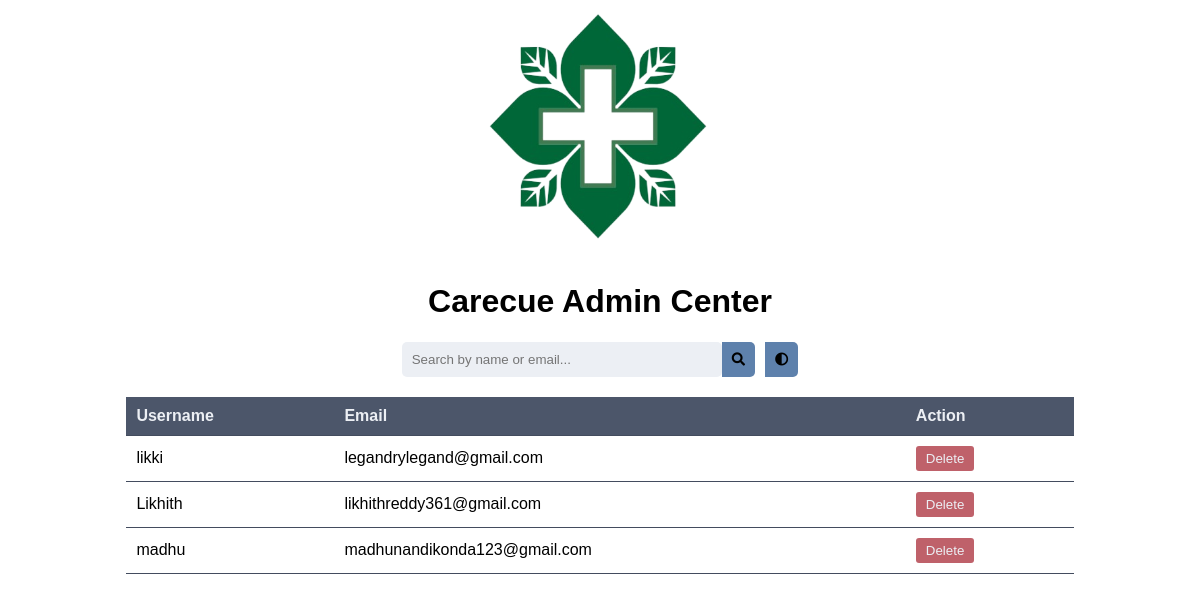
Before: / with the older database file.
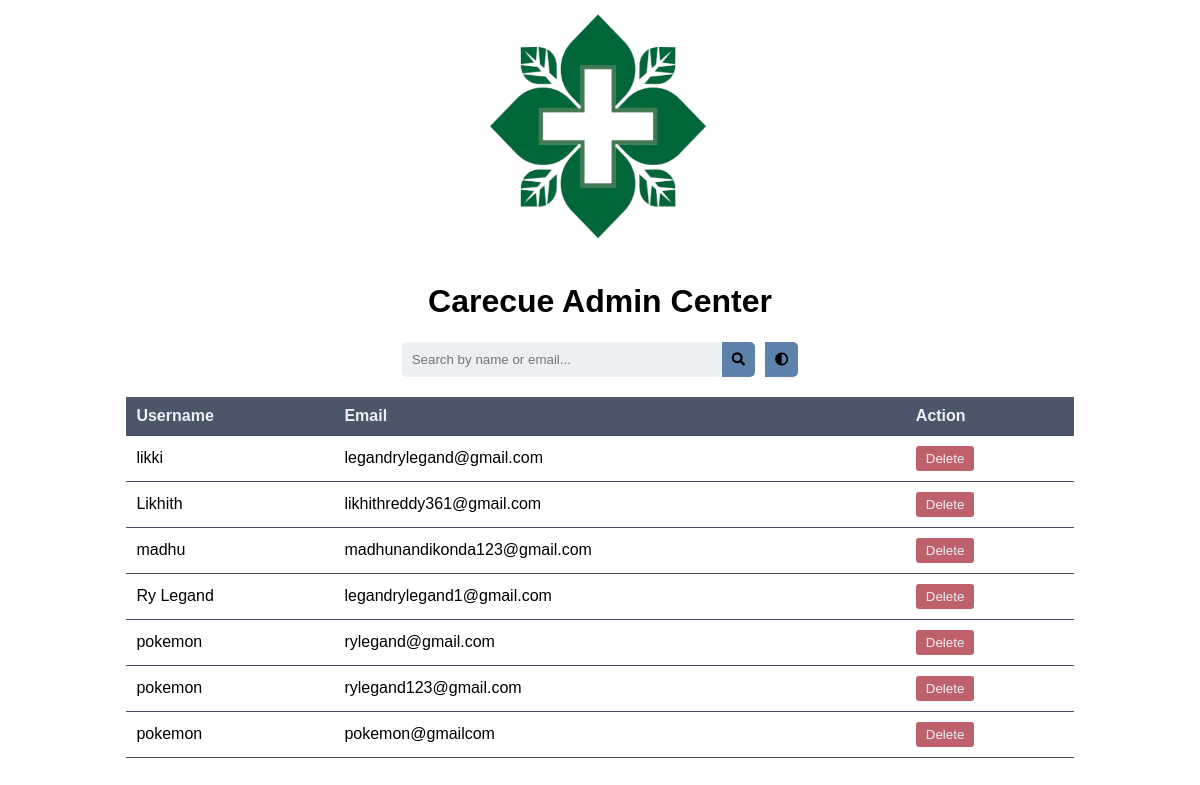
After: the same page with the newer database file.
### tables this page shows
CREATE TABLE users (
        id INTEGER PRIMARY KEY AUTOINCREMENT,
        name TEXT,
        email TEXT UNIQUE,
        password TEXT
    );

### admin.py (the view)
@app.route('/')
def index():
    conn = sqlite3.connect('user_database.db')
    c = conn.cursor()
    c.execute('SELECT * FROM users')
    users = c.fetchall()
    conn.close()
    return render_template('admin.html', users=users)

### templates/admin.html (shortened to what this page needs)
<!DOCTYPE html>
<html lang="en">
<head>
    <link rel="stylesheet" href="{{ url_for('static', filename='styles/admin.css') }}">
    <link rel="stylesheet" href="https://cdnjs.cloudflare.com/ajax/libs/font-awesome/5.15.4/css/all.min.css">
</head>
<body>
    <div class="container">
        <header>
            <div class="logo">
                <img src="static\images\logo2.png" alt="Carecue Logo">
            </div>
            <h1 class="center">Carecue Admin Center</h1>
        </header>
        <div class="search-bar">
            <input type="text" id="searchInput" placeholder="Search by name or email...">
            <button onclick="searchUser()"><i class="fas fa-search"></i></button>
            <button id="theme-toggle-btn" onclick="toggleTheme()"><i class="fas fa-adjust"></i></button>
        </div>
        <table class="user-table">
            <thead>
                <tr>
                    <th>Username</th>
                    <th>Email</th>
                    <th>Action</th>
                </tr>
            </thead>
            <tbody>
                {% for user in users %}
                <tr id="user-{{ user[0] }}">
                    <td>{{ user[1] }}</td>
                    <td>{{ user[2] }}</td>
                    <td><button class="delete-btn" onclick="deleteUser('{{ user[0] }}')">Delete</button></td>
                </tr>
                {% endfor %}
            </tbody>
        </table>
    </div>
</body>
</html>

### static/styles/admin.css (style rules this page uses)
body { font-family: Arial, sans-serif; }
.container { width: 80%; margin: 0 auto; }
.center { text-align: center; }
.search-bar { margin-bottom: 20px; display: flex; justify-content: center; align-items: center; }
.search-bar input[type="text"] { padding: 10px; width: 300px; border: none; border-radius: 5px; background-color: #eceff4; color: #2e3440; }
.search-bar button { padding: 10px; background-color: #5e81ac; border: none; border-radius: 0 5px 5px 0; cursor: pointer; }
#theme-toggle-btn { margin-left: 10px; }
.user-table { width: 100%; border-collapse: collapse; }
.user-table th, .user-table td { padding: 10px; border-bottom: 1px solid #434c5e; }
.user-table th { background-color: #4c566a; text-align: left; color: #eceff4; }
.delete-btn { padding: 5px 10px; background-color: #bf616a; color: #eceff4; border: none; border-radius: 3px; cursor: pointer; }
.logo { text-align: center; }
.logo img { width: 290px; height: 250px; }

Changed rows visible on the page:
added users: name "Ry Legand", email "legandrylegand1@gmail.com"
added users: name "pokemon", email "rylegand@gmail.com"
added users: name "pokemon", email "rylegand123@gmail.com"
added users: name "pokemon", email "pokemon@gmailcom"
